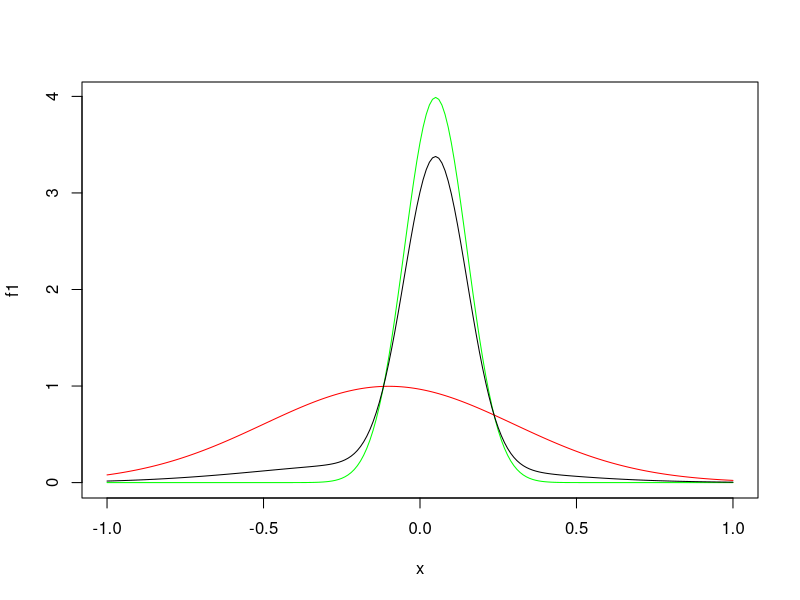

Here is the R script that generated this plot:
## ---- chunk 1
mu1 = 0.05; sigma1 = 0.1
mu2 = -0.10; sigma2 = 0.4
pi = 0.8
x = seq(-1,1,by=0.01)
f1 = dnorm(x, mu1, sigma1)
f2 = dnorm(x, mu2,  sigma2)
fmelange = pi * f1 + (1-pi) * f2
## ---- chunk 2
plot(x, f1, col='green', 'l')
lines(x, f2, col='red')
lines(x, fmelange, col='black')
